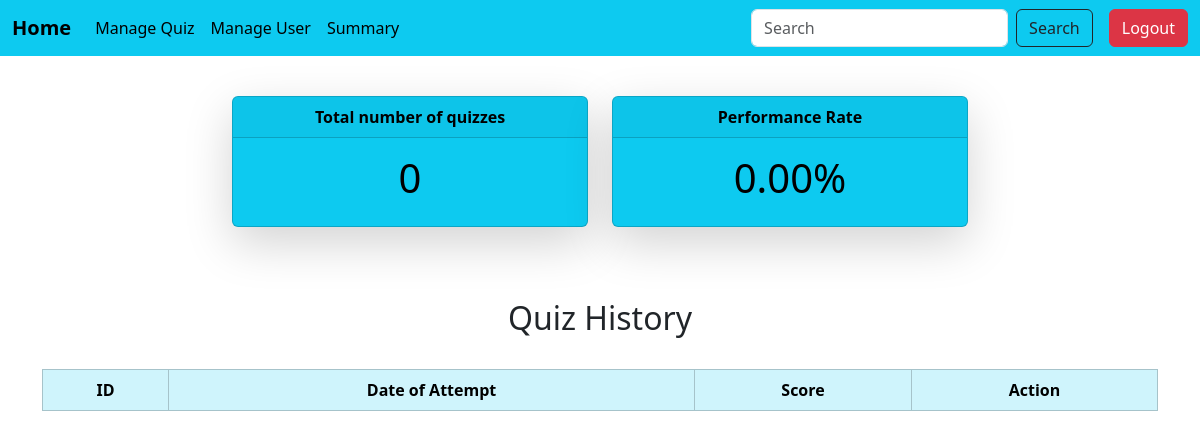
The app's page /quiz_history/3, older data.
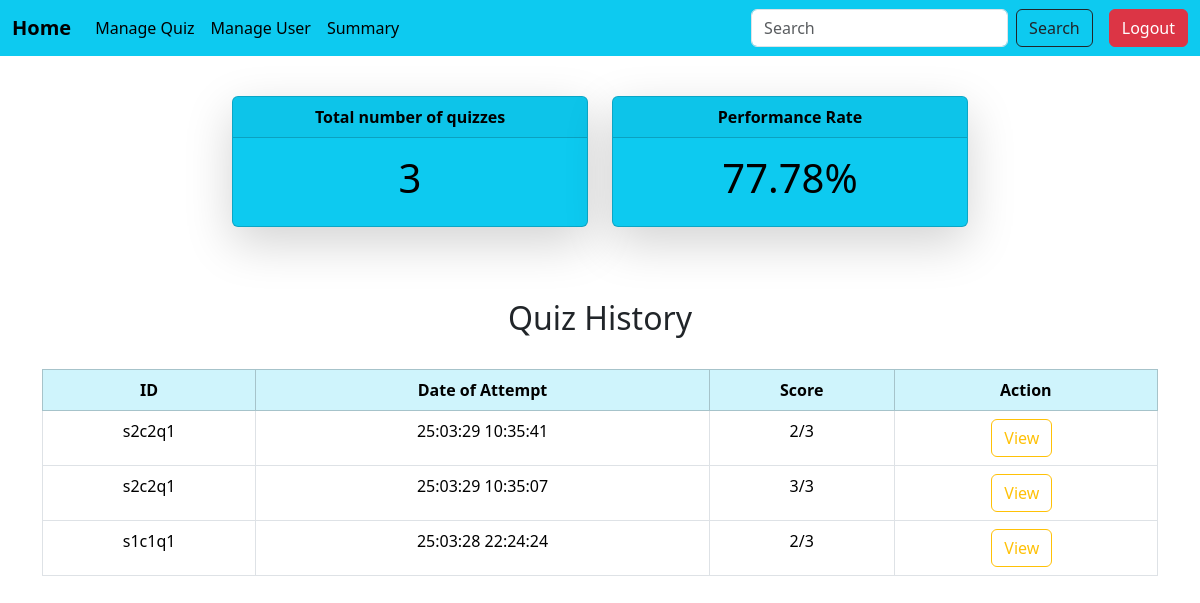
The same page, newer data.
### models.py (models this page shows)
class Score(db.Model):
    __tablename__='score'
    id=db.Column(db.Integer,primary_key=True,autoincrement=True)
    quiz_id=db.Column(db.String(100),db.ForeignKey('quiz.id'),nullable=False)
    user_id=db.Column(db.String(100),db.ForeignKey('user.id'),nullable=False)
    attempt_timing=db.Column(db.DateTime,default=lambda:datetime.now(IST))
    tot_score=db.Column(db.Integer,nullable=False)
    quiz=db.relationship('Quiz',backref=db.backref('scores',cascade="all,delete-orphan"))
    user=db.relationship('User',backref=db.backref('scores',cascade="all,delete-orphan"))

### app.py (the view)
@app.route('/quiz_history/<user_id>')
def quiz_history(user_id):
    q_history=Score.query.filter_by(user_id=user_id).order_by(Score.attempt_timing.desc()).all()
    q_attempted=len(q_history)
    tot_obt_marks=sum(q.tot_score for q in q_history)
    out_off=sum(len(q.quiz.questions) for q in q_history)
    avg_per=(tot_obt_marks/out_off)*100  if out_off>0 else 0
    avg_per=f"{avg_per:.2f}"
    q_history=Score.query.filter_by(user_id=user_id).order_by(Score.attempt_timing.desc()).all()
    return render_template("quiz_history.html",q_history=q_history,q_attempted=q_attempted,avg_per=avg_per)

### templates/quiz_history.html
{% include 'admin_sidebar.html'%}
{% block content %}
<div class="container mt-5 pt-5" >
  <div class="row justify-content-center">
    <div class="col-md-4">
      <div class="card shadow-lg text-bg-info mb-4 rounded-lg">
        <div class="card-header fw-bold text-center">Total number of quizzes</div>
          <div class="card-body text-center">
            <h5 class="card-title display-6">{{q_attempted}}</h5>
          </div>
        </div>
      </div>
      <div class="col-md-4">
          <div class="card shadow-lg text-bg-info mb-4 rounded-lg">
            <div class="card-header fw-bold text-center">Performance Rate</div>
            <div class="card-body text-center">
              <h5 class="card-title display-6">{{avg_per}}%</h5>
            </div>
          </div>
      </div>
  </div>
  <div class="mt-5">
          <h2 class="text-center ">Quiz History</h2>
          <br>
          <div class="table-responsive">
          <table class="table table-hover table-bordered">
              <thead class="table-info text-center">
                <tr>
                  <th>ID</th>
                  <th>Date of Attempt</th>
                  <th>Score</th>
                  <th>Action</th>
                </tr>
              </thead>
              <tbody class="text-center">
                {%for quiz in q_history%}
                <tr>
                  <td>{{quiz.quiz_id}}</td>
                  <td>{{quiz.attempt_timing.strftime('%y:%m:%d %H:%M:%S')}}</td>
                  <td>{{quiz.tot_score}}/{{quiz.quiz.questions|length}}</td>
                  <td>
                  <a href="{{url_for('view_detail_user',score_id=quiz.id)}}"class="btn btn-outline-warning me-2 d-inline-block">View</a>
                  </td>
                </tr>
                {%endfor%}
              </tbody>
            </table>
          </div>
      </div>
</div>
{% endblock %}

Row changes from the older to the newer data that the page shows:
now on this page (row edited): Score: quiz_id "s2c2q1", attempt_timing "25:03:29 10:35:41", tot_score "2", quiz.questions|length "3"
now on this page (row edited): Score: quiz_id "s2c2q1", attempt_timing "25:03:29 10:35:07", tot_score "3", quiz.questions|length "3"
now on this page (row edited): Score: quiz_id "s1c1q1", attempt_timing "25:03:28 22:24:24", tot_score "2", quiz.questions|length "3"
Text that changed along with them:
{{ q_attempted }}: "0" → "3"
{{ avg_per }}: "0.00" → "77.78"
